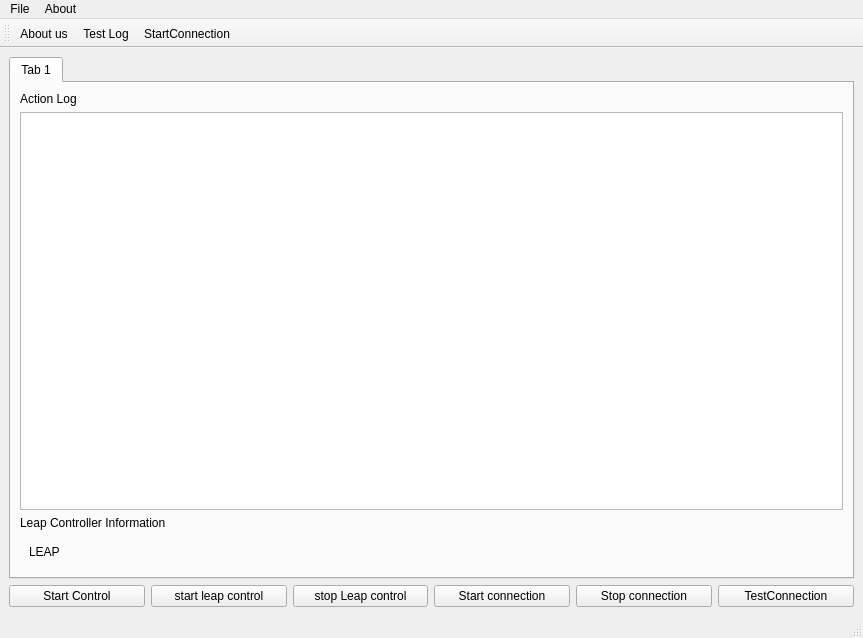
<?xml version="1.0" encoding="UTF-8"?>
<ui version="4.0">
 <class>MainWindow</class>
 <widget class="QMainWindow" name="MainWindow">
  <property name="geometry">
   <rect>
    <x>0</x>
    <y>0</y>
    <width>863</width>
    <height>638</height>
   </rect>
  </property>
  <property name="windowTitle">
   <string>MainWindow</string>
  </property>
  <widget class="QWidget" name="centralwidget">
   <property name="sizePolicy">
    <sizepolicy hsizetype="Expanding" vsizetype="Expanding">
     <horstretch>0</horstretch>
     <verstretch>0</verstretch>
    </sizepolicy>
   </property>
   <layout class="QVBoxLayout" name="verticalLayout_3">
    <item>
     <widget class="QTabWidget" name="tabWidget">
      <property name="sizePolicy">
       <sizepolicy hsizetype="Expanding" vsizetype="Expanding">
        <horstretch>100</horstretch>
        <verstretch>100</verstretch>
       </sizepolicy>
      </property>
      <widget class="QWidget" name="table1">
       <property name="sizePolicy">
        <sizepolicy hsizetype="Expanding" vsizetype="Expanding">
         <horstretch>0</horstretch>
         <verstretch>0</verstretch>
        </sizepolicy>
       </property>
       <attribute name="title">
        <string>Tab 1</string>
       </attribute>
       <layout class="QVBoxLayout" name="verticalLayout_2">
        <item>
         <layout class="QVBoxLayout" name="verticalLayout">
          <item>
           <widget class="QLabel" name="label">
            <property name="text">
             <string>Action Log</string>
            </property>
           </widget>
          </item>
          <item>
           <widget class="QListWidget" name="logList"/>
          </item>
          <item>
           <widget class="QLabel" name="label_2">
            <property name="text">
             <string>Leap Controller Information</string>
            </property>
           </widget>
          </item>
          <item>
           <widget class="QWidget" name="widget" native="true">
            <property name="sizePolicy">
             <sizepolicy hsizetype="Preferred" vsizetype="Fixed">
              <horstretch>0</horstretch>
              <verstretch>0</verstretch>
             </sizepolicy>
            </property>
            <property name="minimumSize">
             <size>
              <width>0</width>
              <height>30</height>
             </size>
            </property>
            <layout class="QVBoxLayout" name="verticalLayout_4">
             <item>
              <widget class="QLabel" name="leapInfo">
               <property name="sizePolicy">
                <sizepolicy hsizetype="Expanding" vsizetype="Expanding">
                 <horstretch>0</horstretch>
                 <verstretch>0</verstretch>
                </sizepolicy>
               </property>
               <property name="text">
                <string>LEAP</string>
               </property>
              </widget>
             </item>
            </layout>
           </widget>
          </item>
         </layout>
        </item>
       </layout>
      </widget>
     </widget>
    </item>
    <item>
     <layout class="QHBoxLayout" name="horizontalLayout">
      <item>
       <widget class="QPushButton" name="newtab">
        <property name="text">
         <string>Start Control</string>
        </property>
       </widget>
      </item>
      <item>
       <widget class="QPushButton" name="startLeapController">
        <property name="text">
         <string>start leap control</string>
        </property>
       </widget>
      </item>
      <item>
       <widget class="QPushButton" name="stopLeapController">
        <property name="text">
         <string>stop Leap control</string>
        </property>
       </widget>
      </item>
      <item>
       <widget class="QPushButton" name="startConnection">
        <property name="text">
         <string>Start connection</string>
        </property>
       </widget>
      </item>
      <item>
       <widget class="QPushButton" name="stopConnection">
        <property name="text">
         <string>Stop connection</string>
        </property>
       </widget>
      </item>
      <item>
       <widget class="QPushButton" name="testConnection">
        <property name="text">
         <string>TestConnection</string>
        </property>
       </widget>
      </item>
     </layout>
    </item>
   </layout>
  </widget>
  <widget class="QMenuBar" name="menubar">
   <property name="geometry">
    <rect>
     <x>0</x>
     <y>0</y>
     <width>863</width>
     <height>22</height>
    </rect>
   </property>
   <widget class="QMenu" name="menuFile">
    <property name="title">
     <string>File</string>
    </property>
    <addaction name="actionTesting"/>
    <addaction name="actionStartConnection"/>
   </widget>
   <widget class="QMenu" name="menuAbout">
    <property name="title">
     <string>About</string>
    </property>
    <addaction name="actionHelp"/>
    <addaction name="actionAbout_us"/>
   </widget>
   <addaction name="menuFile"/>
   <addaction name="menuAbout"/>
  </widget>
  <widget class="QStatusBar" name="statusbar"/>
  <widget class="QToolBar" name="toolBar">
   <property name="windowTitle">
    <string>toolBar</string>
   </property>
   <attribute name="toolBarArea">
    <enum>TopToolBarArea</enum>
   </attribute>
   <attribute name="toolBarBreak">
    <bool>false</bool>
   </attribute>
   <addaction name="actionAbout_us"/>
   <addaction name="actionTesting"/>
   <addaction name="actionStartConnection"/>
  </widget>
  <action name="actionAbout_us">
   <property name="text">
    <string>About us</string>
   </property>
  </action>
  <action name="actionHelp">
   <property name="text">
    <string>Help</string>
   </property>
  </action>
  <action name="actionTesting">
   <property name="text">
    <string>Test Log</string>
   </property>
  </action>
  <action name="actionStartConnection">
   <property name="text">
    <string>StartConnection</string>
   </property>
  </action>
 </widget>
 <resources/>
 <connections/>
</ui>
